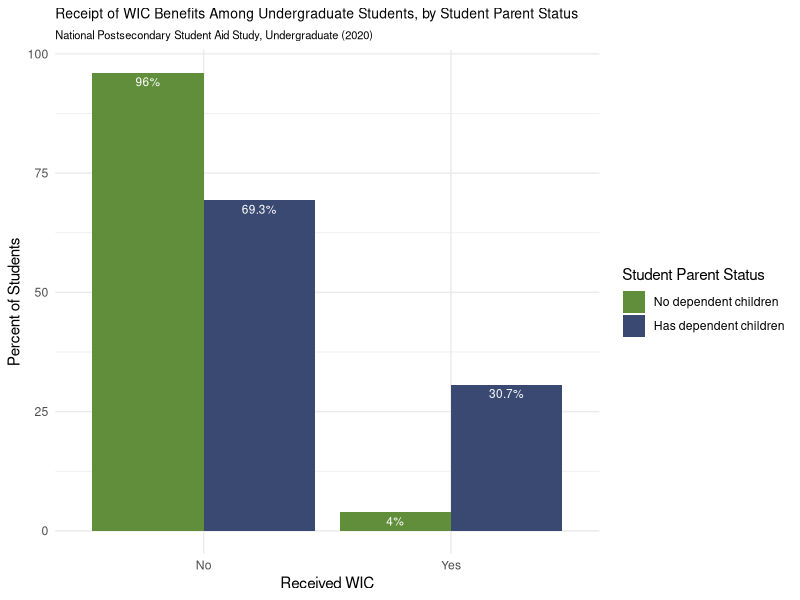

Reproduce this figure in R.
library(readr)
library(ggplot2)
library(dplyr)
library (tidyverse)

npsas2020_studentparents_data <- read_csv("data/npsas2020_studentparents_data - data.csv")

WIC <- npsas2020_studentparents_data %>%
  filter(measure == "Received federal benefit: WIC Benefits")

ggplot(
  WIC,
  aes(
    x = category,
    y = percent,
    fill = has_dependent_children
  )
) +
  geom_col(position = "dodge") +
  geom_text(
    aes(label = paste0(round(percent, 1), "%")),
    position = position_dodge(width = 0.9),
    vjust = 1.5,
    color = "white",
    size = 3
  ) +
  scale_fill_manual(
    values = c(
      "No" = "#608e3a",
      "Yes" = "#3a4972"
    ),
    labels = c(
      "No" = "No dependent children",
      "Yes" = "Has dependent children"
    )
  ) +
  labs(
    title = "Receipt of WIC Benefits Among Undergraduate Students, by Student Parent Status",
    subtitle = "National Postsecondary Student Aid Study, Undergraduate (2020)",
    x = "Received WIC",
    y = "Percent of Students",
    fill = "Student Parent Status"
  ) +
  theme_minimal() +
  theme(
    text = element_text(family = "Helvetica"),
    plot.title = element_text(size = 10),
    plot.subtitle = element_text(size = 8)
  )
